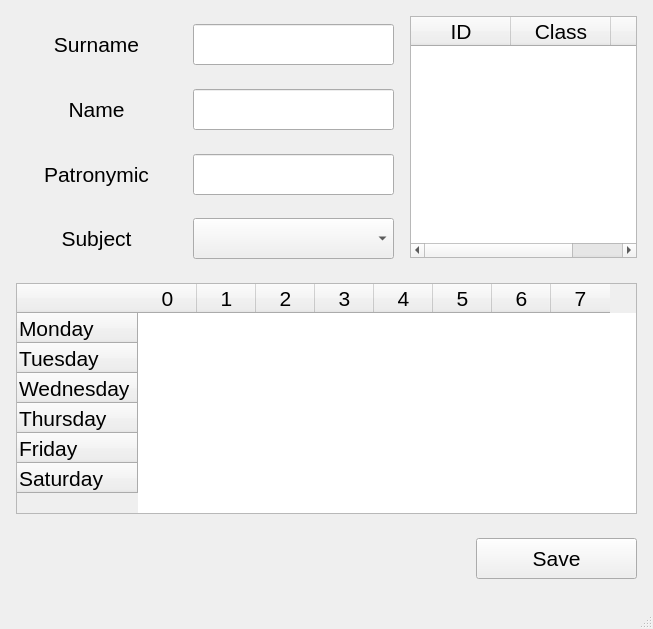
<?xml version="1.0" encoding="UTF-8"?>
<ui version="4.0">
 <class>MainWindow</class>
 <widget class="QMainWindow" name="MainWindow">
  <property name="geometry">
   <rect>
    <x>0</x>
    <y>0</y>
    <width>653</width>
    <height>629</height>
   </rect>
  </property>
  <property name="minimumSize">
   <size>
    <width>653</width>
    <height>629</height>
   </size>
  </property>
  <property name="maximumSize">
   <size>
    <width>653</width>
    <height>629</height>
   </size>
  </property>
  <property name="windowTitle">
   <string>MainWindow</string>
  </property>
  <property name="styleSheet">
   <string notr="true"/>
  </property>
  <widget class="QWidget" name="centralwidget">
   <widget class="QPushButton" name="btn_save">
    <property name="geometry">
     <rect>
      <x>476</x>
      <y>538</y>
      <width>161</width>
      <height>41</height>
     </rect>
    </property>
    <property name="font">
     <font>
      <pointsize>16</pointsize>
     </font>
    </property>
    <property name="styleSheet">
     <string notr="true"/>
    </property>
    <property name="text">
     <string>Save</string>
    </property>
   </widget>
   <widget class="QLabel" name="lab_surname">
    <property name="geometry">
     <rect>
      <x>16</x>
      <y>24</y>
      <width>161</width>
      <height>41</height>
     </rect>
    </property>
    <property name="minimumSize">
     <size>
      <width>0</width>
      <height>0</height>
     </size>
    </property>
    <property name="maximumSize">
     <size>
      <width>16777215</width>
      <height>16777215</height>
     </size>
    </property>
    <property name="font">
     <font>
      <pointsize>16</pointsize>
     </font>
    </property>
    <property name="styleSheet">
     <string notr="true"/>
    </property>
    <property name="text">
     <string>Surname</string>
    </property>
    <property name="alignment">
     <set>Qt::AlignCenter</set>
    </property>
   </widget>
   <widget class="QLabel" name="lab_name">
    <property name="geometry">
     <rect>
      <x>16</x>
      <y>89</y>
      <width>161</width>
      <height>41</height>
     </rect>
    </property>
    <property name="font">
     <font>
      <pointsize>16</pointsize>
     </font>
    </property>
    <property name="styleSheet">
     <string notr="true"/>
    </property>
    <property name="text">
     <string>Name</string>
    </property>
    <property name="alignment">
     <set>Qt::AlignCenter</set>
    </property>
   </widget>
   <widget class="QLabel" name="lab_patronymic">
    <property name="geometry">
     <rect>
      <x>16</x>
      <y>154</y>
      <width>161</width>
      <height>41</height>
     </rect>
    </property>
    <property name="font">
     <font>
      <pointsize>16</pointsize>
     </font>
    </property>
    <property name="styleSheet">
     <string notr="true"/>
    </property>
    <property name="text">
     <string>Patronymic</string>
    </property>
    <property name="alignment">
     <set>Qt::AlignCenter</set>
    </property>
   </widget>
   <widget class="QLabel" name="lab_subject">
    <property name="geometry">
     <rect>
      <x>16</x>
      <y>218</y>
      <width>161</width>
      <height>41</height>
     </rect>
    </property>
    <property name="font">
     <font>
      <pointsize>16</pointsize>
     </font>
    </property>
    <property name="styleSheet">
     <string notr="true"/>
    </property>
    <property name="text">
     <string>Subject</string>
    </property>
    <property name="alignment">
     <set>Qt::AlignCenter</set>
    </property>
   </widget>
   <widget class="QLineEdit" name="le_patronymic">
    <property name="geometry">
     <rect>
      <x>193</x>
      <y>154</y>
      <width>201</width>
      <height>41</height>
     </rect>
    </property>
    <property name="font">
     <font>
      <pointsize>16</pointsize>
     </font>
    </property>
    <property name="styleSheet">
     <string notr="true"/>
    </property>
    <property name="text">
     <string/>
    </property>
   </widget>
   <widget class="QLineEdit" name="le_name">
    <property name="geometry">
     <rect>
      <x>193</x>
      <y>89</y>
      <width>201</width>
      <height>41</height>
     </rect>
    </property>
    <property name="font">
     <font>
      <pointsize>16</pointsize>
     </font>
    </property>
    <property name="styleSheet">
     <string notr="true"/>
    </property>
    <property name="text">
     <string/>
    </property>
   </widget>
   <widget class="QLineEdit" name="le_surname">
    <property name="geometry">
     <rect>
      <x>193</x>
      <y>24</y>
      <width>201</width>
      <height>41</height>
     </rect>
    </property>
    <property name="font">
     <font>
      <pointsize>16</pointsize>
     </font>
    </property>
    <property name="styleSheet">
     <string notr="true"/>
    </property>
    <property name="text">
     <string/>
    </property>
   </widget>
   <widget class="QTableWidget" name="table_work_hours">
    <property name="geometry">
     <rect>
      <x>16</x>
      <y>283</y>
      <width>621</width>
      <height>231</height>
     </rect>
    </property>
    <property name="font">
     <font>
      <pointsize>16</pointsize>
     </font>
    </property>
    <property name="focusPolicy">
     <enum>Qt::NoFocus</enum>
    </property>
    <property name="styleSheet">
     <string notr="true"/>
    </property>
    <property name="verticalScrollBarPolicy">
     <enum>Qt::ScrollBarAlwaysOff</enum>
    </property>
    <property name="horizontalScrollBarPolicy">
     <enum>Qt::ScrollBarAlwaysOff</enum>
    </property>
    <property name="editTriggers">
     <set>QAbstractItemView::NoEditTriggers</set>
    </property>
    <property name="verticalScrollMode">
     <enum>QAbstractItemView::ScrollPerPixel</enum>
    </property>
    <property name="horizontalScrollMode">
     <enum>QAbstractItemView::ScrollPerPixel</enum>
    </property>
    <property name="showGrid">
     <bool>false</bool>
    </property>
    <property name="cornerButtonEnabled">
     <bool>false</bool>
    </property>
    <attribute name="horizontalHeaderDefaultSectionSize">
     <number>59</number>
    </attribute>
    <attribute name="horizontalHeaderHighlightSections">
     <bool>false</bool>
    </attribute>
    <row>
     <property name="text">
      <string>Monday</string>
     </property>
    </row>
    <row>
     <property name="text">
      <string>Tuesday</string>
     </property>
    </row>
    <row>
     <property name="text">
      <string>Wednesday</string>
     </property>
    </row>
    <row>
     <property name="text">
      <string>Thursday</string>
     </property>
    </row>
    <row>
     <property name="text">
      <string>Friday</string>
     </property>
    </row>
    <row>
     <property name="text">
      <string>Saturday</string>
     </property>
    </row>
    <column>
     <property name="text">
      <string>0</string>
     </property>
    </column>
    <column>
     <property name="text">
      <string>1</string>
     </property>
    </column>
    <column>
     <property name="text">
      <string>2</string>
     </property>
    </column>
    <column>
     <property name="text">
      <string>3</string>
     </property>
    </column>
    <column>
     <property name="text">
      <string>4</string>
     </property>
    </column>
    <column>
     <property name="text">
      <string>5</string>
     </property>
    </column>
    <column>
     <property name="text">
      <string>6</string>
     </property>
    </column>
    <column>
     <property name="text">
      <string>7</string>
     </property>
    </column>
   </widget>
   <widget class="QTableWidget" name="table_available_classes">
    <property name="geometry">
     <rect>
      <x>410</x>
      <y>16</y>
      <width>227</width>
      <height>242</height>
     </rect>
    </property>
    <property name="font">
     <font>
      <pointsize>16</pointsize>
     </font>
    </property>
    <property name="focusPolicy">
     <enum>Qt::NoFocus</enum>
    </property>
    <property name="styleSheet">
     <string notr="true"/>
    </property>
    <property name="horizontalScrollBarPolicy">
     <enum>Qt::ScrollBarAsNeeded</enum>
    </property>
    <property name="alternatingRowColors">
     <bool>false</bool>
    </property>
    <property name="textElideMode">
     <enum>Qt::ElideMiddle</enum>
    </property>
    <property name="verticalScrollMode">
     <enum>QAbstractItemView::ScrollPerPixel</enum>
    </property>
    <property name="horizontalScrollMode">
     <enum>QAbstractItemView::ScrollPerPixel</enum>
    </property>
    <property name="showGrid">
     <bool>false</bool>
    </property>
    <property name="cornerButtonEnabled">
     <bool>false</bool>
    </property>
    <attribute name="verticalHeaderVisible">
     <bool>false</bool>
    </attribute>
    <column>
     <property name="text">
      <string>ID</string>
     </property>
    </column>
    <column>
     <property name="text">
      <string>Class</string>
     </property>
    </column>
    <column>
     <property name="text">
      <string>Lead</string>
     </property>
    </column>
   </widget>
   <widget class="QComboBox" name="cb_subject">
    <property name="geometry">
     <rect>
      <x>193</x>
      <y>218</y>
      <width>201</width>
      <height>41</height>
     </rect>
    </property>
    <property name="font">
     <font>
      <pointsize>16</pointsize>
     </font>
    </property>
    <property name="styleSheet">
     <string notr="true"/>
    </property>
   </widget>
  </widget>
  <widget class="QStatusBar" name="status_bar">
   <property name="font">
    <font>
     <pointsize>16</pointsize>
    </font>
   </property>
   <property name="styleSheet">
    <string notr="true"/>
   </property>
  </widget>
 </widget>
 <resources/>
 <connections/>
</ui>
